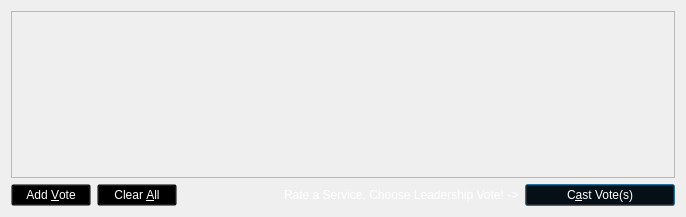
<?xml version="1.0" encoding="UTF-8"?>
<ui version="4.0">
 <class>VoteCoinsDialog</class>
 <widget class="QDialog" name="VoteCoinsDialog">
  <property name="geometry">
   <rect>
    <x>0</x>
    <y>0</y>
    <width>686</width>
    <height>217</height>
   </rect>
  </property>
  <property name="windowTitle">
   <string>Send Coins</string>
  </property>
  <layout class="QVBoxLayout" name="verticalLayout">
   <item>
    <widget class="QScrollArea" name="scrollArea">
     <property name="widgetResizable">
      <bool>true</bool>
     </property>
     <widget class="QWidget" name="scrollAreaWidgetContents">
      <property name="geometry">
       <rect>
        <x>0</x>
        <y>0</y>
        <width>666</width>
        <height>165</height>
       </rect>
      </property>
      <layout class="QVBoxLayout" name="verticalLayout_2">
       <property name="margin">
        <number>0</number>
       </property>
       <item>
        <layout class="QVBoxLayout" name="entries">
         <property name="spacing">
          <number>6</number>
         </property>
        </layout>
       </item>
       <item>
        <spacer name="verticalSpacer">
         <property name="orientation">
          <enum>Qt::Vertical</enum>
         </property>
         <property name="sizeHint" stdset="0">
          <size>
           <width>20</width>
           <height>40</height>
          </size>
         </property>
        </spacer>
       </item>
      </layout>
     </widget>
    </widget>
   </item>
   <item>
    <layout class="QHBoxLayout" name="horizontalLayout">
     <item>
      <widget class="QPushButton" name="addButton">
       <property name="toolTip">
        <string>Send to multiple recipients at once</string>
       </property>
       <property name="styleSheet">
        <string notr="true">background:transparent;
color: rgb(255, 255, 255);</string>
       </property>
       <property name="text">
        <string>Add &amp;Vote</string>
       </property>
       <property name="icon">
        <iconset resource="../bitcredit.qrc">
         <normaloff>:/icons/add</normaloff>:/icons/add</iconset>
       </property>
       <property name="autoDefault">
        <bool>false</bool>
       </property>
      </widget>
     </item>
     <item>
      <widget class="QPushButton" name="clearButton">
       <property name="sizePolicy">
        <sizepolicy hsizetype="Minimum" vsizetype="Fixed">
         <horstretch>0</horstretch>
         <verstretch>0</verstretch>
        </sizepolicy>
       </property>
       <property name="toolTip">
        <string>Remove all transaction fields</string>
       </property>
       <property name="styleSheet">
        <string notr="true">background:transparent;
color: rgb(255, 255, 255);</string>
       </property>
       <property name="text">
        <string>Clear &amp;All</string>
       </property>
       <property name="icon">
        <iconset resource="../bitcredit.qrc">
         <normaloff>:/icons/remove</normaloff>:/icons/remove</iconset>
       </property>
       <property name="autoRepeatDelay">
        <number>300</number>
       </property>
       <property name="autoDefault">
        <bool>false</bool>
       </property>
      </widget>
     </item>
     <item>
      <layout class="QHBoxLayout" name="horizontalLayout_2">
       <property name="spacing">
        <number>3</number>
       </property>
       <item>
        <spacer name="horizontalSpacer">
         <property name="orientation">
          <enum>Qt::Horizontal</enum>
         </property>
         <property name="sizeHint" stdset="0">
          <size>
           <width>40</width>
           <height>20</height>
          </size>
         </property>
        </spacer>
       </item>
      </layout>
     </item>
     <item>
      <widget class="QLabel" name="sweepLabel">
       <property name="styleSheet">
        <string notr="true">background:transparent;
color: rgb(255, 255, 255);</string>
       </property>
       <property name="text">
        <string>Rate a Service, Choose Leadership Vote! -&gt;</string>
       </property>
       <property name="textFormat">
        <enum>Qt::PlainText</enum>
       </property>
      </widget>
     </item>
     <item>
      <widget class="QPushButton" name="sendButton">
       <property name="minimumSize">
        <size>
         <width>150</width>
         <height>0</height>
        </size>
       </property>
       <property name="toolTip">
        <string>Confirm the send action</string>
       </property>
       <property name="styleSheet">
        <string notr="true">background:transparent;
color: rgb(255, 255, 255);</string>
       </property>
       <property name="text">
        <string>C&amp;ast Vote(s)</string>
       </property>
       <property name="icon">
        <iconset resource="../bitcredit.qrc">
         <normaloff>:/icons/send</normaloff>:/icons/send</iconset>
       </property>
       <property name="default">
        <bool>true</bool>
       </property>
      </widget>
     </item>
    </layout>
   </item>
  </layout>
 </widget>
 <resources>
  <include location="../bitcredit.qrc"/>
 </resources>
 <connections/>
</ui>
